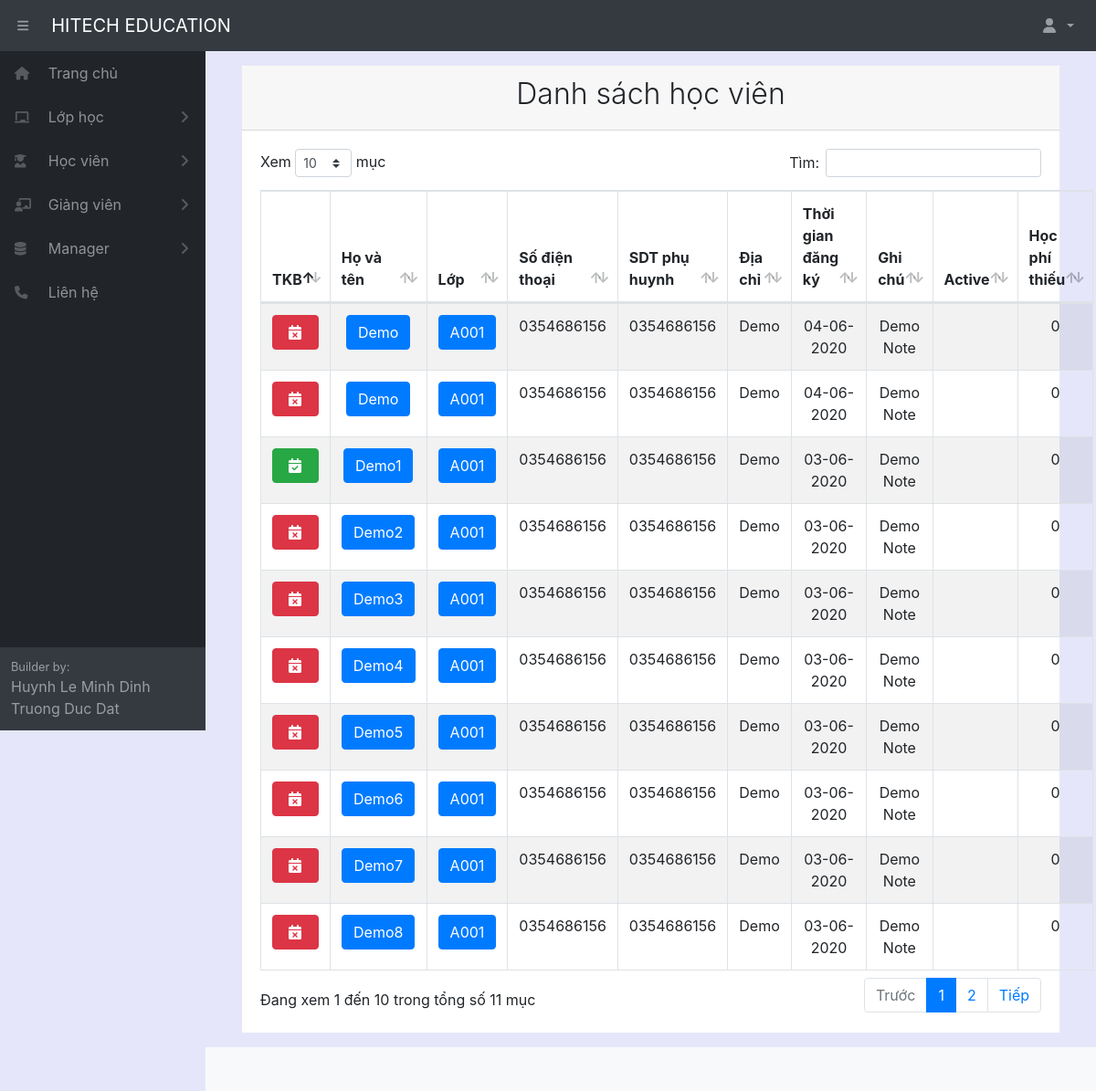
The page /liststudent/ (signed in) on the database as committed earlier.
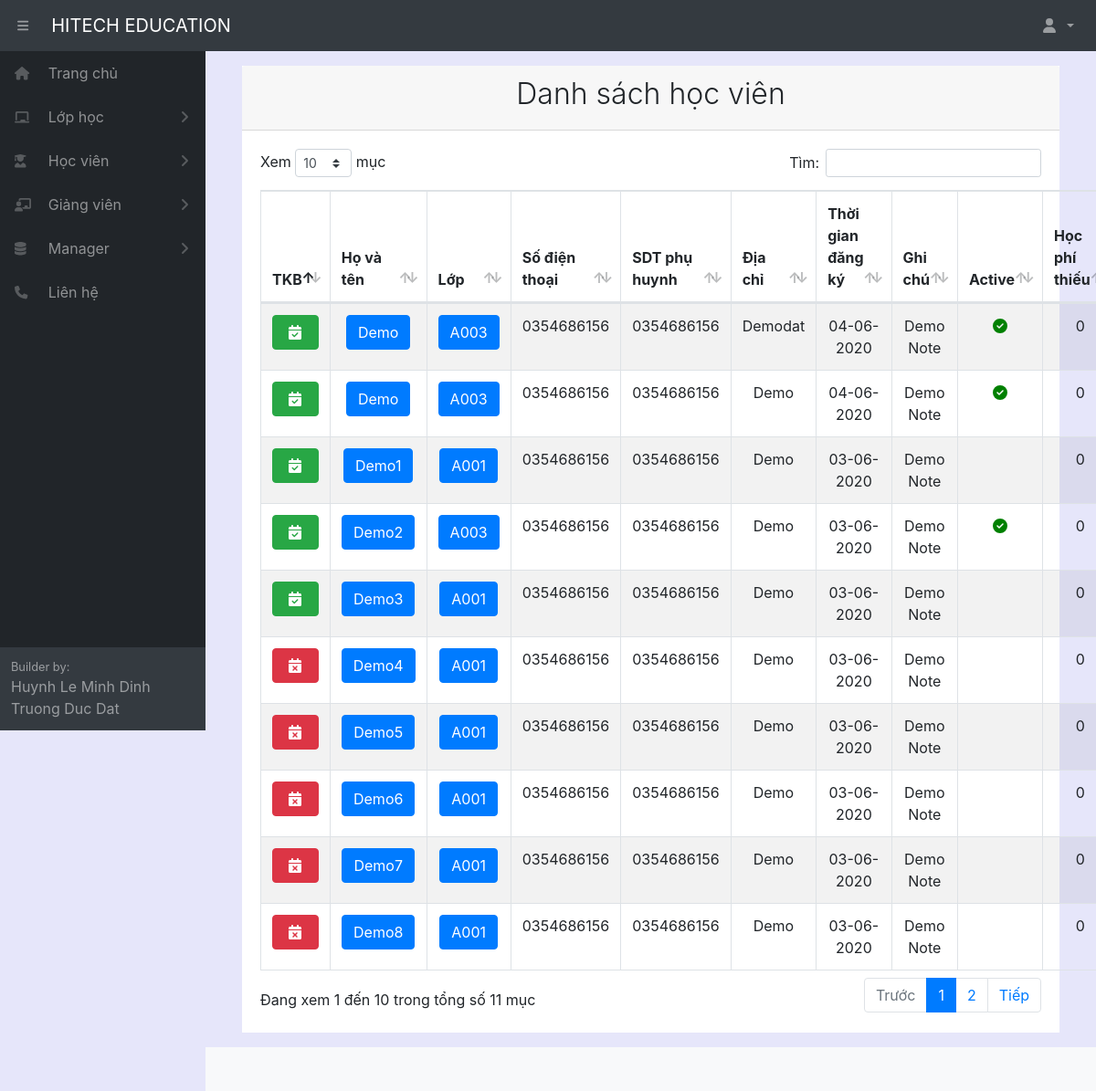
The same page on the database as committed later.
### home/models.py (models this page shows, shortened)
class Student(models.Model):
    fullname = models.CharField(max_length=100, verbose_name="Tên học sinh")
    gender = models.ForeignKey(Gender, null= True, on_delete=models.SET_NULL)
    birthday = models.DateField(verbose_name="Ngày sinh")
    identity_card = models.CharField(max_length=100, null = True, blank=True, verbose_name="CMND")
    phonenumber = models.CharField(max_length=100, null = True, blank=True, verbose_name="SDT")
    phonenumber_family = models.CharField(max_length=100, null = True, blank=True, verbose_name="SDT phụ huynh")
    email = models.CharField(max_length=100, null = True, blank=True, verbose_name="Email")
    adress = models.CharField(max_length=300, null = True, blank=True, verbose_name="Địa chỉ")
    classname = models.ForeignKey(Classname, null= True, on_delete=models.SET_NULL)
    fee = models.IntegerField(default=0, verbose_name="Học phí")
    fee_remain = models.IntegerField(default=0, verbose_name="Học phí còn lại")
    create_date = models.DateField(auto_now_add=True, verbose_name="Ngày đăng ký học")
    havedetailschedule = active = models.BooleanField(default=False, verbose_name="Thời khóa biểu cá nhân")
    note = models.CharField(max_length=300, null = True, blank=True, verbose_name="Ghi chú")
    active = models.BooleanField(default=True, verbose_name="Trạng thái")
    class Meta:
        ordering =["fullname"]
        verbose_name_plural = "Học sinh"

class Classname(models.Model):
    fullname = models.CharField(max_length=100, verbose_name="Tên lớp học")
    startdate = models.DateField(auto_now_add=True, verbose_name="Ngày bắt đầu")
    room = models.ForeignKey(Room, null= True, on_delete=models.SET_NULL)
    unit = models.ForeignKey(Unit, null = True, on_delete=models.SET_NULL)
    timeshift = models.ForeignKey(TimeShift, null = True, on_delete=models.SET_NULL)
    startdate = models.DateField(verbose_name="Ngày bắt đầu học")
    timeweek = models.ForeignKey(TimeWeek, null = True, on_delete=models.SET_NULL)
    teacher = models.ForeignKey(Teacher, null = True, on_delete=models.SET_NULL)
    datecount = models.IntegerField(default=0, blank=True, verbose_name="Số buổi học")
    note = models.CharField(max_length=300, null = True, blank=True, verbose_name="Ghi chú")
    active = models.BooleanField(default=True, verbose_name="Trạng thái")
    def __str__(self):
        return  self.fullname
    class Meta:
        ordering =["fullname"]
        verbose_name_plural = "Lớp học"

### home/decorators.py (the view)
        def wrapper_func(request, *args, **kwargs):
            group = None
            if request.user.groups.exists():
                group = request.user.groups.all()[0].name
            if group in allowed_roles:
                return view_func(request, *args, **kwargs)
            else:
                return redirect('errorrole')

### home/views.py (called while the page is built)
@login_required(login_url='login')
@allowed_users(allowed_roles=['admin','manager','staff'])
def listStudent(request):
    form = CreateStudentForm()
    liststudent = Student.objects.all()
    context = {'liststudent': liststudent}
    return render(request, 'student/student.html', context)

### home/templates/student/student.html (shortened to what this page needs)
{% extends "pages/base.html" %}
{% block content %}
{% load static %}
<div class="card-header">
    <h2 class="text-center font-weight-light">Danh sách học viên</h2>
</div>
<div class="card-body">
    <table id="example" class="table table-striped table-bordered" style="width:100%">
        <thead>
            <tr>
                <th style="width: 5%;">TKB</th>
                <th style="width: 15%;">Họ và tên</th>
                <th style="width: 5%;">Lớp</th>
                <th style="width: 11%;">Số điện thoại</th>
                <th style="width: 11%;">SDT phụ huynh</th>
                <th style="width: 20%;">Địa chỉ</th>
                <th style="width: 10%;">Thời gian đăng ký</th>
                <th style="width: 8%;">Ghi chú</th>
                <th style="width: 5%;">Active</th>
                <th style="width: 10%;">Học phí thiếu</th>
            </tr>
        </thead>
        <tbody>
            {% for i in liststudent %}
            <tr>
                <td style="text-align: center;">
                    {% if i.havedetailschedule %}
                    <a href="/checkinstudent/{{ i.pk }}" style="width: 100%;" class="btn btn-success"><i class="fas fa-calendar-check"
                        style="color: white;"></i></a>
                    {% else %}
                    <a href="/checkinstudent/{{ i.pk }}" style="width: 100%;" class="btn btn-danger"><i class="fas fa-calendar-times"
                        style="color: white;"></i></a>
                    {%endif%}
                </td>
                <td style="text-align: center;"><a href="/student/{{ i.pk }}" class="btn btn-primary">{{ i.fullname }}</a></td>
                <td style="text-align: center;">
                    <a class="btn btn-primary" href="/classstudent/{{ i.classname_id }}">{{ i.classname}}</a>
                </td>
                <td style="text-align: center;">{{ i.phonenumber }}</td>
                <td style="text-align: center;">{{ i.phonenumber_family }}</td>
                <td style="text-align: center;">{{ i.adress }}</td>
                <td style="text-align: center;">{{ i.create_date|date:"d-m-Y" }}</td>
                <td style="text-align: center;">{{ i.note }}</td>
                <td style="text-align: center;">
                    {% if i.active %}
                    <i style="color: green; " class="fas fa-check-circle"></i>
                    {%endif%}
                </td>
                <td style="text-align: center;">{{ i.fee_remain }}</td>
            </tr>
            {% endfor %}
        </tbody>
    </table>
</div>
{% endblock content %}

### home/templates/pages/base.html (shortened to what this page needs)
<!DOCTYPE html>
<html lang="en">
{% load static %}
<head>
    <link href="{% static '/fullcalendar/core/main.css' %}" rel='stylesheet' />
    <link href="{% static '/fullcalendar/daygrid/main.css' %}" rel='stylesheet' />
    <link href="{% static '/css/styles.css' %}" rel="stylesheet" />
    <link href="{% static '/css/dataTables.bootstrap4.min.css' %}" rel="stylesheet" />
</head>
<body class="sb-nav-fixed">
    <nav class="sb-topnav navbar navbar-expand navbar-dark bg-dark">
        <button class="btn btn-link btn-sm order-1 order-lg-0" id="sidebarToggle" href="#" style="margin-left: 10px;">
            <i class="fas fa-bars"></i></button>
        <a class="navbar-brand" href="{% url 'home' %}">HITECH EDUCATION</a>
        <ul class="navbar-nav ml-auto ml-md-0">
            <li class="nav-item dropdown">
                <a class="nav-link dropdown-toggle" id="userDropdown" href="#" role="button" data-toggle="dropdown"
                    aria-haspopup="true" aria-expanded="false">
                    <i class="fas fa-user fa-fw"></i>
                </a>
            </li>
        </ul>
    </nav>
    <div id="layoutSidenav">
        <div id="layoutSidenav_nav">
            <nav class="sb-sidenav accordion sb-sidenav-dark" id="sidenavAccordion">
                <div class="sb-sidenav-menu">
                    <div class="nav">
                        <a class="nav-link" href="{% url 'home' %}">
                            <div class="sb-nav-link-icon" style="width: 2em;">
                                <i class="fas fa-home"></i>
                            </div>
                            Trang chủ
                        </a>
                        <a class="nav-link collapsed" href="#" data-toggle="collapse" data-target="#collapseClass"
                            aria-expanded="false" aria-controls="collapseClass">
                            <div class="sb-nav-link-icon" style="width: 2em;">
                                <i class="fas fa-chalkboard"></i>
                            </div>
                            Lớp học
                            <div class="sb-sidenav-collapse-arrow">
                                <i class="fas fa-angle-down"></i>
                            </div>
                        </a>
                        <a class="nav-link collapsed" href="#" data-toggle="collapse" data-target="#collapseStudent"
                            aria-expanded="false" aria-controls="collapseStudent">
                            <div class="sb-nav-link-icon" style="width: 2em;">
                                <i class="fas fa-user-graduate"></i>
                            </div>
                            Học viên
                            <div class="sb-sidenav-collapse-arrow">
                                <i class="fas fa-angle-down"></i>
                            </div>
                        </a>
                        <a class="nav-link collapsed" href="#" data-toggle="collapse" data-target="#collapseTeacher"
                            aria-expanded="false" aria-controls="collapseTeacher">
                            <div class="sb-nav-link-icon" style="width: 2em;">
                                <i class="fas fa-chalkboard-teacher"></i>
                            </div>
                            Giảng viên
                            <div class="sb-sidenav-collapse-arrow">
                                <i class="fas fa-angle-down"></i>
                            </div>
                        </a>
                        {% if request.user.is_staff %}
                        <a class="nav-link collapsed" href="#" data-toggle="collapse" data-target="#collapseManager"
                            aria-expanded="false" aria-controls="collapseManager">
                            <div class="sb-nav-link-icon" style="width: 2em;">
                                <i class="fas fa-database"></i>
                            </div>
                            Manager
                            <div class="sb-sidenav-collapse-arrow">
                                <i class="fas fa-angle-down"></i>
                            </div>
                        </a>
                        {% endif %}
                        <a class="nav-link" href="{% url 'contact' %}">
                            <div class="sb-nav-link-icon" style="width: 2em;">
                                <i class="fas fa-phone"></i>
                            </div>
                            Liên hệ
                        </a>
                    </div>
                </div>
                <div class="sb-sidenav-footer">
                    <div class="small">Builder by:</div>
                    <div>Huynh Le Minh Dinh</div>
                    <div>Truong Duc Dat</div>
                </div>
            </nav>
        </div>
        <div id="layoutSidenav_content" style="background-color: lavender;">
            <main>
                <div class="container-fluid">
                    <div style="margin: 1em; background-color: white;">
                        {% block content %}{% endblock %}
                    </div>
                </div>
            </main>
            <footer class="py-4 bg-light mt-auto">
            </footer>
        </div>
    </div>
</body>
</html>

Rows that differ between the two databases and show on the page:
changed Student: havedetailschedule False → True (drawn); classname "A001" → "A003"; adress "Demo" → "Demodat"; active False → True (drawn)
changed Student (number 2 of 10 on the later page): havedetailschedule False → True (drawn); classname "A001" → "A003"; active False → True (drawn)
changed Student "Demo2": havedetailschedule False → True (drawn); classname "A001" → "A003"; active False → True (drawn)
changed Student "Demo3": havedetailschedule False → True (drawn)
